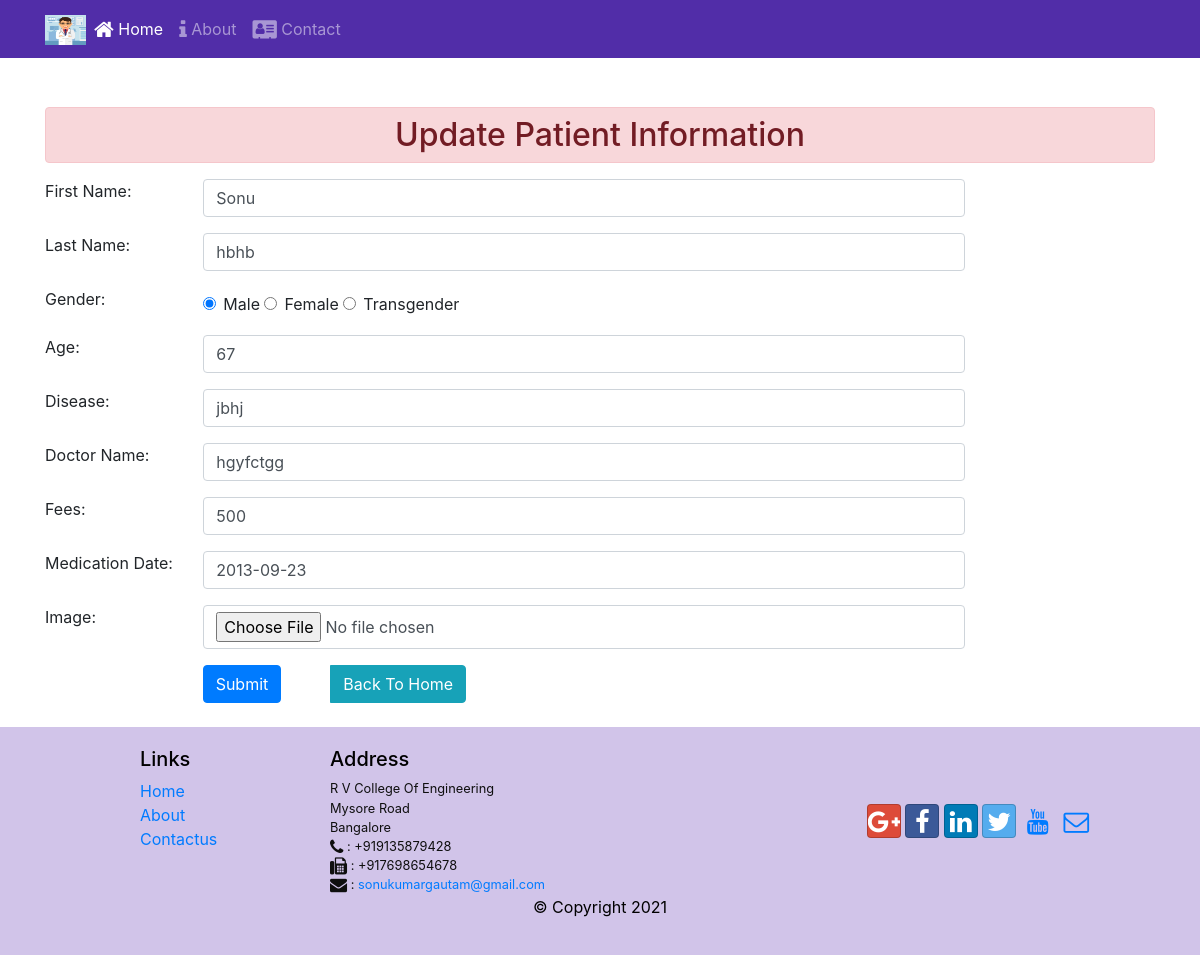
The page /19/ on the database as committed earlier.
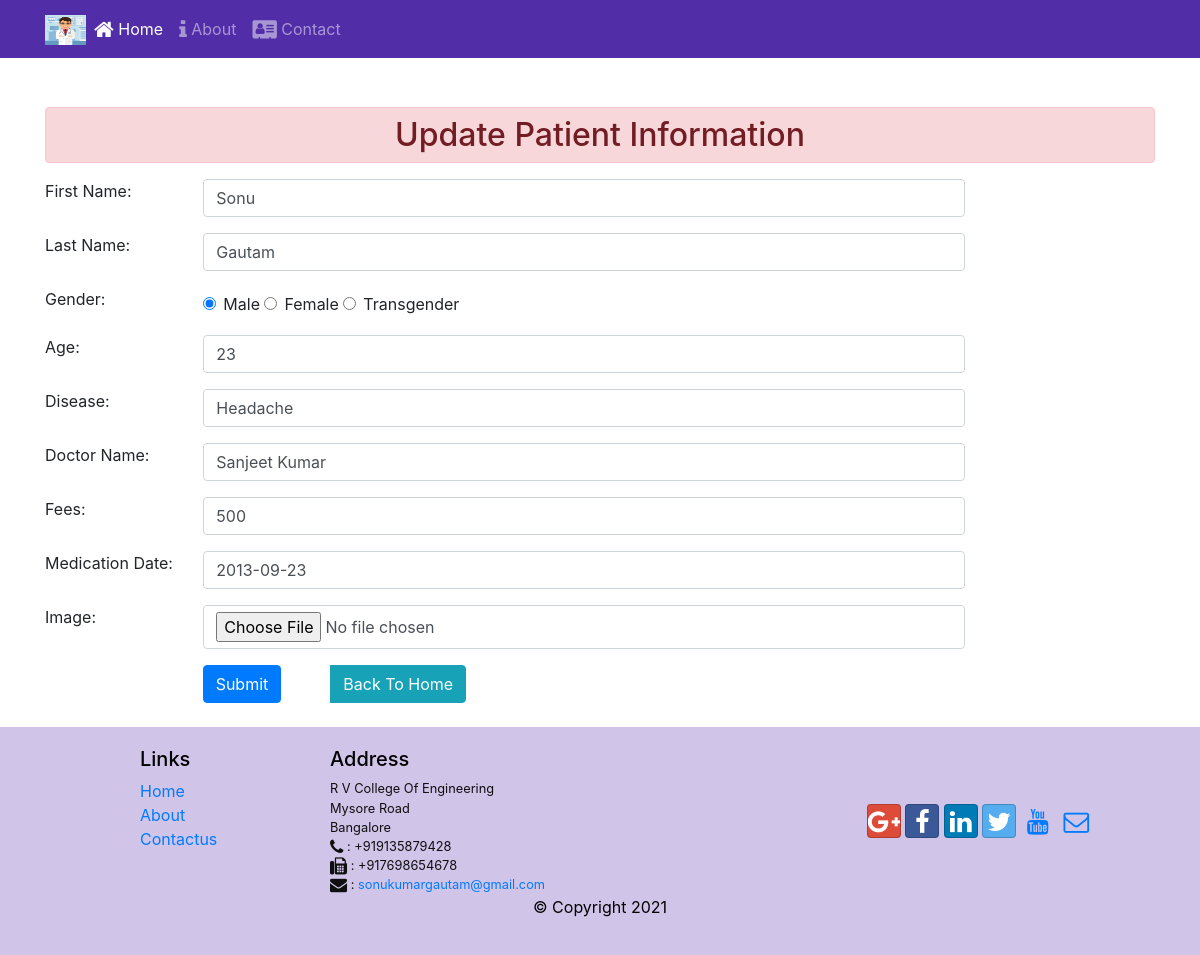
The same page on the database as committed later.
### patientapp/models.py (models this page shows)
class Patient(models.Model):
    first_name=models.CharField(max_length=50)
    last_name=models.CharField(max_length=50)
    gender=models.CharField(max_length=60)
    age=models.IntegerField()
    disease=models.CharField(max_length=100)
    doctor_name=models.CharField(max_length=50)
    fees=models.IntegerField(default=500)
    medicationdate=models.DateField()
    profile_img=models.ImageField(upload_to="profileimg",default="profile_image.jpg",blank=True)

### patientapp/views.py (the view)
# urls.py: path('<int:id>/',views.update_data,name='updatedata'),
def update_data(request,id):
    if request.method=="POST":
        pi=Patient.objects.get(pk=id)
        pr=PatientRegister(request.POST,request.FILES,instance=pi)
        if pr.is_valid():
            pr.save()
            messages.success(request,"Information Updated Successfully!")
            return HttpResponseRedirect('updatedata')
    else:
        pi=Patient.objects.get(pk=id)
        pr=PatientRegister(instance=pi)
    return render(request,'updatedata.html',{'form':pr})

### patientapp/templates/updatedata.html (shortened to what this page needs)
{% extends "base.html" %}
{% block content %}
{% load static %}
<!DOCTYPE html>
<html>
    <head>
        <link rel="stylesheet" href="{% static 'css/update.css' %}">
    </head>
    <body>
        <div class="col-12 col-md-5 offset-md-3 offset-ml-1 mt-2">
        </div>
        <div class="container">
            <div class="row">
                <div class="col-12 col-md-12 mt-5">
                    <h2 class="alert alert-danger text-center p-2">Update Patient Information</h2>
                </div>
                <div class="col-12 col-md-10">
                    <form action="" method="post" enctype="multipart/form-data">
                        {% for fm in form %}
                          <div class="form-group row">
                              <div class="col-md-2">
                                {{fm.label_tag}}
                              </div>
                              <div class="col-md-10">
                                    {{fm}} <small class="text-danger">{{fm.errors|striptags}}</small>
                              </div>
                            </div>
                        {% endfor %}
                        <div class="form-group-row btn-group">
                            <div class="offset-md-7 col-md-7">
                                <button type="submit" class="btn btn-primary">Submit</button>
                            </div>
                            <a href="{% url 'home' %}" class="btn btn-info">Back To Home</a>
                        </div>
                    </form>
                </div>
            </div>
        </div>
    </body>
</html>
{% endblock content %}

Rows that differ between the two databases and show on the page:
changed Patient "Sonu": last_name "hbhb" → "Gautam"; age "67" → "23"; disease "jbhj" → "Headache"; doctor_name "hgyfctgg" → "Sanjeet Kumar"
